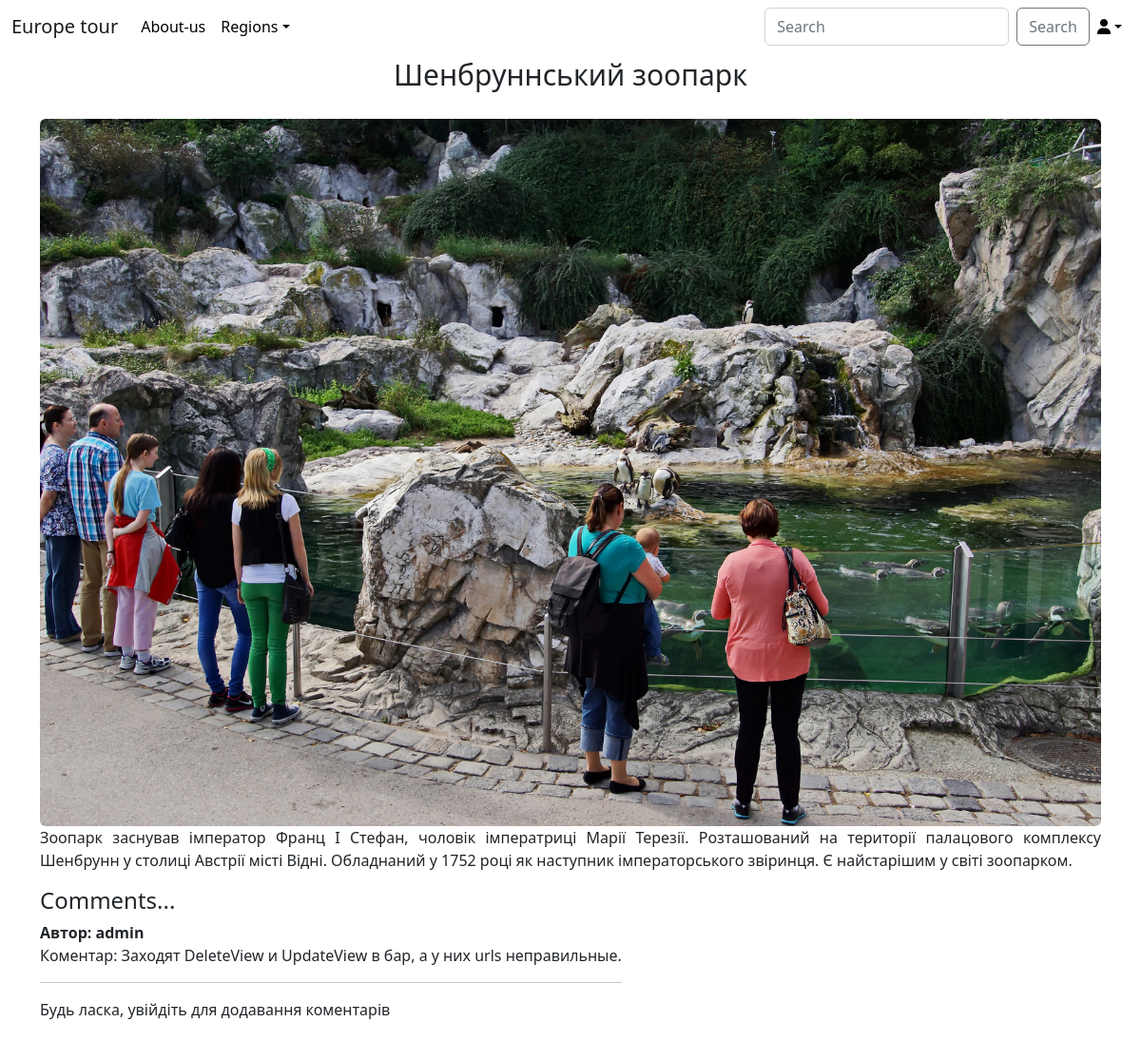
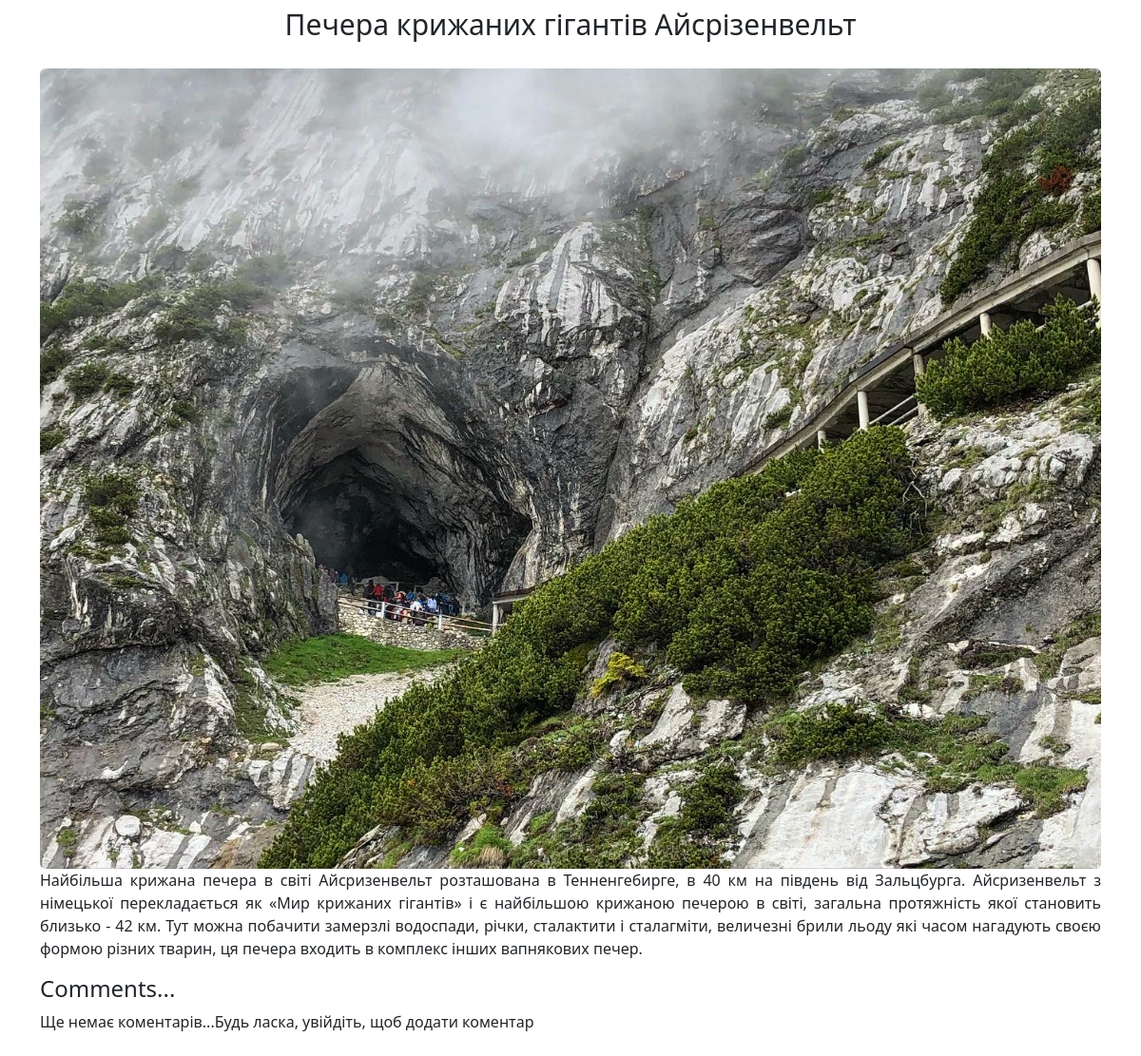
The page /attractions/country/1/ on the database its author committed (2 pictures, top to bottom).
### attractions/models.py (models this page shows, shortened)
class Attractions(models.Model):
    country = models.ForeignKey('main.Country', on_delete=models.SET_NULL, null=True)
    title = models.CharField(max_length=200)
    images = models.ImageField('Зображення', upload_to="attractions/")
    description = models.TextField('Опис')
    class Meta:
        verbose_name = "Пам'ятка"
        verbose_name_plural = "Пам'ятки"

class Comments(models.Model):
    attraction = models.ForeignKey(Attractions, on_delete=models.CASCADE, blank=True, null=True, related_name='comments')
    author = models.ForeignKey(User, on_delete=models.CASCADE, verbose_name='Власник коментаря', blank=True, null=True)
    text = models.TextField('Коментар')
    class Meta:
        verbose_name = "Коментар"
        verbose_name_plural = "Коментарі"

### attractions/views.py (the view)
# urls.py: path('country/<int:attractions_id>/', views.AttractionsView, name='attractions'),
def AttractionsView(request, attractions_id):
    return render(request, "attractions/attractions_list.html", {"Attractions": Attractions.objects.filter(country=attractions_id)})

### main/context_processor.py (called while the page is built)
def extras(request):
    region = Region.objects.all()
    return dict(region=region)

### templates/attractions/attractions_list.html
{% extends "main/base.html" %}
{% block content %}
   {% for attraction in Attractions %}
       <div class="t2">
           {{ attraction.title }}
       </div>
       <br/>
       <div>
           <div class="text1">
               <img class="img-fluid rounded" src="{{ attraction.images.url }}" width = 100%>
           </div>
           <div>
               <p class="text-justify">{{ attraction.description}}</p>
           </div>
       </div>
       <div class="comments"><h4>Comments...</h4></div>
       <div class="comments">
           <div>
               {% if not attraction.comments.all %}
                   {% if user.is_authenticated %}
                       Ще немає коментарів...<a href="{% url 'attractions:add_comment' attraction.pk%}"> Додати</a>
                   {% else %}
                       Ще немає коментарів...Будь ласка, увійдіть, щоб додати коментар
                   {% endif %}
               {% else %}
                   {% for coment in attraction.comments.all %}
                       <strong>Автор: {{ coment.author }}</strong>
                       <br/>
                       <div>Коментар: {{ coment.text }}</div>
                       <hr>
                   {% endfor %}
                   {% if user.is_authenticated %}
                       <a href="{% url 'attractions:add_comment' attraction.pk %}">Додати коментар</a>
                   {% else %}
                       Будь ласка, увійдіть для додавання коментарів
                   {% endif %}
               {% endif %}
           </div>
       </div>
       <br/>
   {% endfor %}
{% endblock %}

### templates/main/base.html (shortened to what this page needs)
<!doctype html>
<html lang="en">
<head>
    <link href="https://cdn.jsdelivr.net/npm/bootstrap@5.2.0-beta1/dist/css/bootstrap.min.css" rel="stylesheet"
>
    {% load static %}
    <link rel="stylesheet" href="{% static 'main/css/main.css' %}" type="text/css">
</head>
<body>
<header>
    <nav class="navbar navbar-expand-lg navbar-light">
		<div class="container-fluid">
			<a class="navbar-brand" href="{% url 'main:home' %}">Europe tour</a>
			<div class="collapse navbar-collapse" id="navbarSupportedContent">
				<ul class="navbar-nav me-auto mb-2 mb-lg-0 top-menu">
					<li class="nav-item">
						<a class="nav-link" href="{% url 'about_us:about-us' %}">About-us</a>
                    </li>
                    <li class="nav-item dropdown">
						<a class="nav-link dropdown-toggle" data-bs-toggle="dropdown" href="#">Regions</a>
					</li>
				</ul>
				<ul class="navbar-nav ms-auto mb-2 mb-lg-0">
                    <form class="d-flex" method="POST" action="{% url 'main:search' %}">
                        <input class="form-control me-2" type="search" placeholder="Search" name="searched"
                               aria-label="Search">
                        <button class="btn btn-outline-secondary" type="submit">Search</button>
                    </form>
					<li class="nav-item dropdown">
						<a class="nav-link dropdown-toggle" data-bs-toggle="dropdown" href="#"><i
                                class="fa-solid fa-user"></i></a>
					</li>
				</ul>
			</div>
		</div>
	</nav>
</header>
    <div class="container">
        {% block content %}{% endblock  %}
    </div>
</body>
</html>

### static/main/css/main.css (style rules this page uses)
.navbar-light .navbar-nav .nav-link { color: black; }
.text-justify { text-align: justify; }
.t2 { font-size: 30px; }
body { width: 100%; height: 100%; }
.container { display: flex; justify-items: center; align-items: center; flex-direction: column; }
.comments { width:100%; display:flex; justify-content:flex-start; }

### rows shown on the page
Attractions: title "Шенбруннський зоопарк", images (picture), description "Зоопарк заснував імператор Франц I Стефан, чоловік імператриці Марії Терезії. Розташований на території палацового комплексу Шенбрунн у столиці Австрії місті Відні. Обладнаний у 1752 році як наступник імператорського звіринця. Є найстарішим у світі зоопарком.", shows "Будь ласка, увійдіть для додавання коментарів"
Comments: author "admin", text "Заходят DeleteView и UpdateView в бар, а у них urls неправильные."
Attractions: title "Печера крижаних гігантів Айсрізенвельт", images (picture), description "Найбільша крижана печера в світі Айсризенвельт розташована в Тенненгебирге, в 40 км на південь від Зальцбурга. Айсризенвельт з німецької перекладається як «Мир крижаних гігантів» і є найбільшою крижаною печерою в світі, загальна протяжність якої становить близько - 42 км. Тут можна побачити замерзлі водоспади, річки, сталактити і сталагміти, величезні брили льоду які часом нагадують своєю формою різних тварин, ця печера входить в комплекс інших вапнякових печер.", shows "Ще немає коментарів...Будь ласка, увійдіть, щоб додати коментар"
